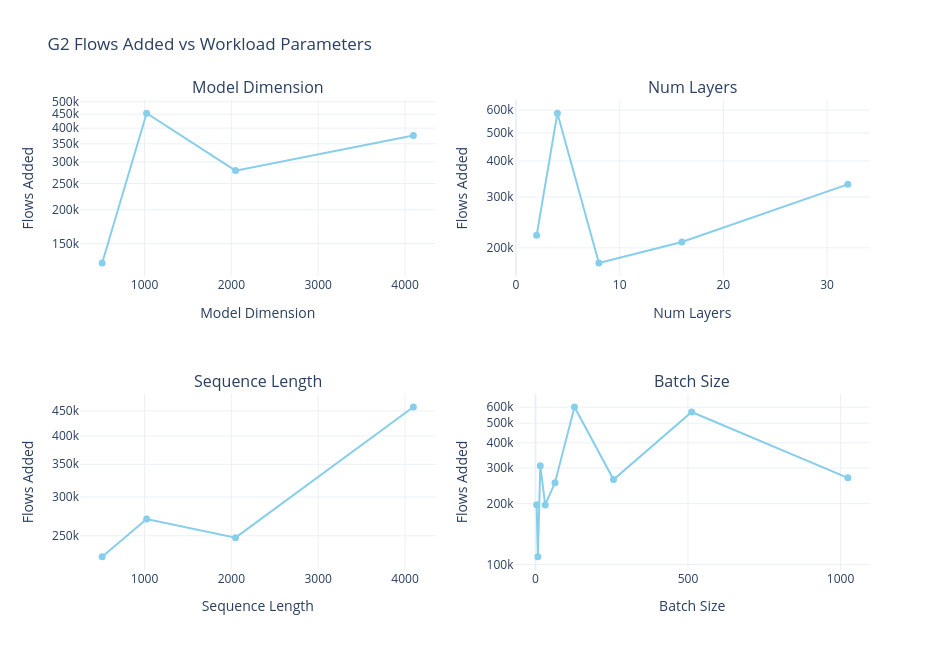
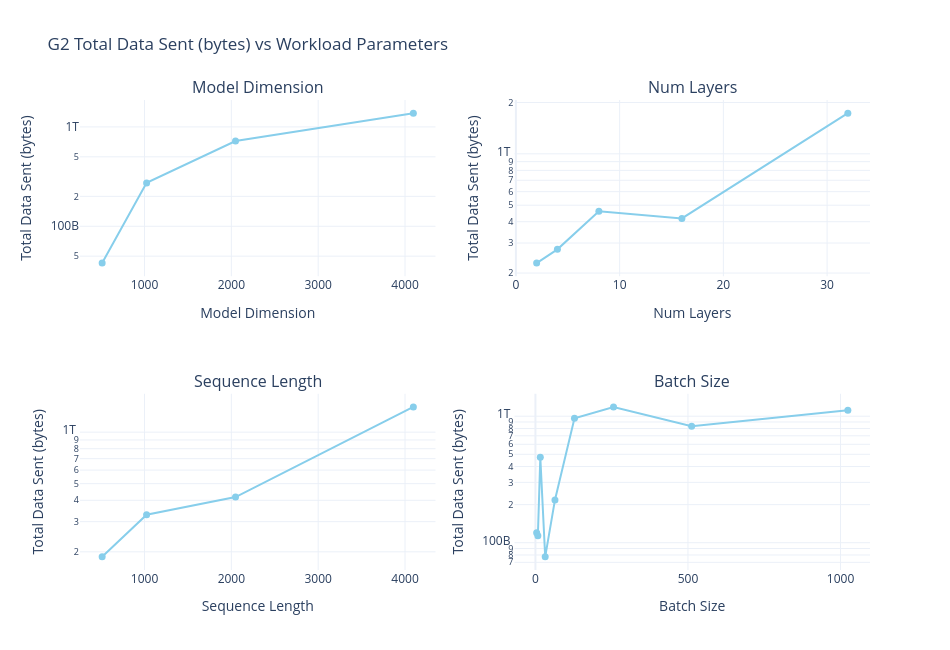

Notebook cell for these charts, in order:
### Code cell
# --- Plot: flows_added and total_data_sent vs workload params (2x2 per metric) ---

param_axis = {
    'd_model': 'Model Dimension',
    'num_stacks': 'Num Layers',
    'seq_len': 'Sequence Length',
    'batch': 'Batch Size',
}

for metric, mlabel in [('flows_added', 'Flows Added'), ('total_data_sent', 'Total Data Sent (bytes)')]:
    fig = make_subplots(rows=2, cols=2, subplot_titles=list(param_axis.values()))
    for idx, (param, plabel) in enumerate(param_axis.items()):
        row, col = divmod(idx, 2)
        row += 1; col += 1
        agg = df.groupby(param, as_index=False)[metric].mean().sort_values(param)
        fig.add_trace(go.Scatter(
            x=agg[param], y=agg[metric],
            mode='lines+markers',
            marker=dict(size=7, color='skyblue'),
            line=dict(color='skyblue', width=2),
            showlegend=False,
        ), row=row, col=col)
        fig.update_xaxes(title_text=plabel, row=row, col=col)
        fig.update_yaxes(title_text=mlabel, type='log', row=row, col=col)

    fig.update_layout(
        title=f'G2 {mlabel} vs Workload Parameters',
        template='plotly_white', font=dict(size=12),
        height=650, width=950,
    )
    fig.show()

### Figure 1 — Plotly figure (JSON) as saved in the notebook; plotly's stock layout.template omitted (floating-point values rounded to 4 significant figures)
{"data": [{"line": {"color": "skyblue", "width": 2}, "marker": {"color": "skyblue", "size": 7}, "mode": "lines+markers", "showlegend": false, "type": "scatter", "x": [512, 1024, 2048, 4096], "xaxis": "x", "y": [127100.0, 454000.0, 278700.0, 375600.0], "yaxis": "y"}, {"line": {"color": "skyblue", "width": 2}, "marker": {"color": "skyblue", "size": 7}, "mode": "lines+markers", "showlegend": false, "type": "scatter", "x": [2, 4, 8, 16, 32], "xaxis": "x2", "y": [221200.0, 585500.0, 177200.0, 209500.0, 331900.0], "yaxis": "y2"}, {"line": {"color": "skyblue", "width": 2}, "marker": {"color": "skyblue", "size": 7}, "mode": "lines+markers", "showlegend": false, "type": "scatter", "x": [512, 1024, 2048, 4096], "xaxis": "x3", "y": [226400.0, 270600.0, 247800.0, 458500.0], "yaxis": "y3"}, {"line": {"color": "skyblue", "width": 2}, "marker": {"color": "skyblue", "size": 7}, "mode": "lines+markers", "showlegend": false, "type": "scatter", "x": [4, 8, 16, 32, 64, 128, 256, 512, 1024], "xaxis": "x4", "y": [197500.0, 109200.0, 308300.0, 197100.0, 253900.0, 601400.0, 263000.0, 567900.0, 268300.0], "yaxis": "y4"}], "layout": {"annotations": [{"font": {"size": 16}, "showarrow": false, "text": "Model Dimension", "x": 0.225, "xanchor": "center", "xref": "paper", "y": 1, "yanchor": "bottom", "yref": "paper"}, {"font": {"size": 16}, "showarrow": false, "text": "Num Layers", "x": 0.775, "xanchor": "center", "xref": "paper", "y": 1, "yanchor": "bottom", "yref": "paper"}, {"font": {"size": 16}, "showarrow": false, "text": "Sequence Length", "x": 0.225, "xanchor": "center", "xref": "paper", "y": 0.375, "yanchor": "bottom", "yref": "paper"}, {"font": {"size": 16}, "showarrow": false, "text": "Batch Size", "x": 0.775, "xanchor": "center", "xref": "paper", "y": 0.375, "yanchor": "bottom", "yref": "paper"}], "font": {"size": 12}, "height": 650, "title": {"text": "G2 Flows Added vs Workload Parameters"}, "width": 950, "xaxis": {"anchor": "y", "domain": [0, 0.45], "title": {"text": "Model Dimension"}}, "xaxis2": {"anchor": "y2", "domain": [0.55, 1], "title": {"text": "Num Layers"}}, "xaxis3": {"anchor": "y3", "domain": [0, 0.45], "title": {"text": "Sequence Length"}}, "xaxis4": {"anchor": "y4", "domain": [0.55, 1], "title": {"text": "Batch Size"}}, "yaxis": {"anchor": "x", "domain": [0.625, 1], "title": {"text": "Flows Added"}, "type": "log"}, "yaxis2": {"anchor": "x2", "domain": [0.625, 1], "title": {"text": "Flows Added"}, "type": "log"}, "yaxis3": {"anchor": "x3", "domain": [0, 0.375], "title": {"text": "Flows Added"}, "type": "log"}, "yaxis4": {"anchor": "x4", "domain": [0, 0.375], "title": {"text": "Flows Added"}, "type": "log"}}}

### Figure 2 — Plotly figure (JSON) as saved in the notebook; plotly's stock layout.template omitted (floating-point values rounded to 4 significant figures)
{"data": [{"line": {"color": "skyblue", "width": 2}, "marker": {"color": "skyblue", "size": 7}, "mode": "lines+markers", "showlegend": false, "type": "scatter", "x": [512, 1024, 2048, 4096], "xaxis": "x", "y": [42590000000.0, 273300000000.0, 721900000000.0, 1375000000000.0], "yaxis": "y"}, {"line": {"color": "skyblue", "width": 2}, "marker": {"color": "skyblue", "size": 7}, "mode": "lines+markers", "showlegend": false, "type": "scatter", "x": [2, 4, 8, 16, 32], "xaxis": "x2", "y": [228900000000.0, 275400000000.0, 460900000000.0, 418100000000.0, 1731000000000.0], "yaxis": "y2"}, {"line": {"color": "skyblue", "width": 2}, "marker": {"color": "skyblue", "size": 7}, "mode": "lines+markers", "showlegend": false, "type": "scatter", "x": [512, 1024, 2048, 4096], "xaxis": "x3", "y": [187100000000.0, 329400000000.0, 417800000000.0, 1403000000000.0], "yaxis": "y3"}, {"line": {"color": "skyblue", "width": 2}, "marker": {"color": "skyblue", "size": 7}, "mode": "lines+markers", "showlegend": false, "type": "scatter", "x": [4, 8, 16, 32, 64, 128, 256, 512, 1024], "xaxis": "x4", "y": [120200000000.0, 113600000000.0, 473200000000.0, 77390000000.0, 218000000000.0, 963600000000.0, 1184000000000.0, 832400000000.0, 1116000000000.0], "yaxis": "y4"}], "layout": {"annotations": [{"font": {"size": 16}, "showarrow": false, "text": "Model Dimension", "x": 0.225, "xanchor": "center", "xref": "paper", "y": 1, "yanchor": "bottom", "yref": "paper"}, {"font": {"size": 16}, "showarrow": false, "text": "Num Layers", "x": 0.775, "xanchor": "center", "xref": "paper", "y": 1, "yanchor": "bottom", "yref": "paper"}, {"font": {"size": 16}, "showarrow": false, "text": "Sequence Length", "x": 0.225, "xanchor": "center", "xref": "paper", "y": 0.375, "yanchor": "bottom", "yref": "paper"}, {"font": {"size": 16}, "showarrow": false, "text": "Batch Size", "x": 0.775, "xanchor": "center", "xref": "paper", "y": 0.375, "yanchor": "bottom", "yref": "paper"}], "font": {"size": 12}, "height": 650, "title": {"text": "G2 Total Data Sent (bytes) vs Workload Parameters"}, "width": 950, "xaxis": {"anchor": "y", "domain": [0, 0.45], "title": {"text": "Model Dimension"}}, "xaxis2": {"anchor": "y2", "domain": [0.55, 1], "title": {"text": "Num Layers"}}, "xaxis3": {"anchor": "y3", "domain": [0, 0.45], "title": {"text": "Sequence Length"}}, "xaxis4": {"anchor": "y4", "domain": [0.55, 1], "title": {"text": "Batch Size"}}, "yaxis": {"anchor": "x", "domain": [0.625, 1], "title": {"text": "Total Data Sent (bytes)"}, "type": "log"}, "yaxis2": {"anchor": "x2", "domain": [0.625, 1], "title": {"text": "Total Data Sent (bytes)"}, "type": "log"}, "yaxis3": {"anchor": "x3", "domain": [0, 0.375], "title": {"text": "Total Data Sent (bytes)"}, "type": "log"}, "yaxis4": {"anchor": "x4", "domain": [0, 0.375], "title": {"text": "Total Data Sent (bytes)"}, "type": "log"}}}
